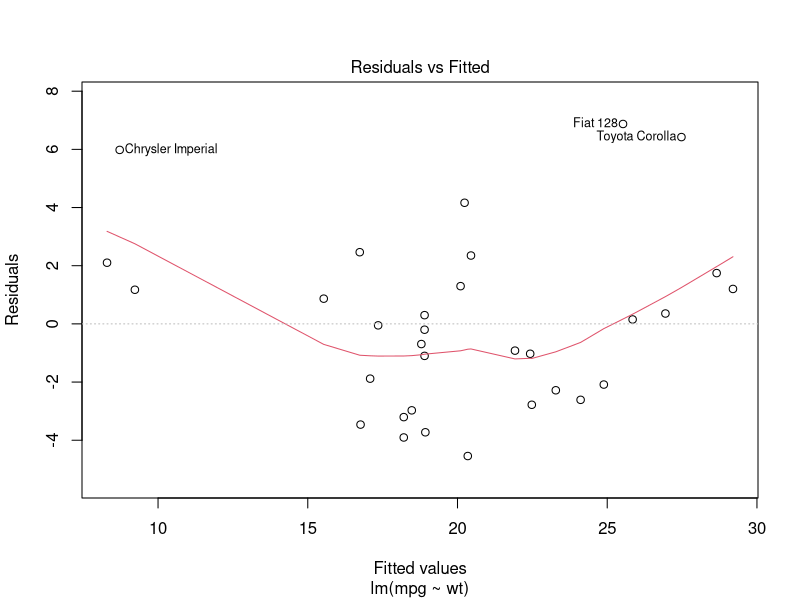
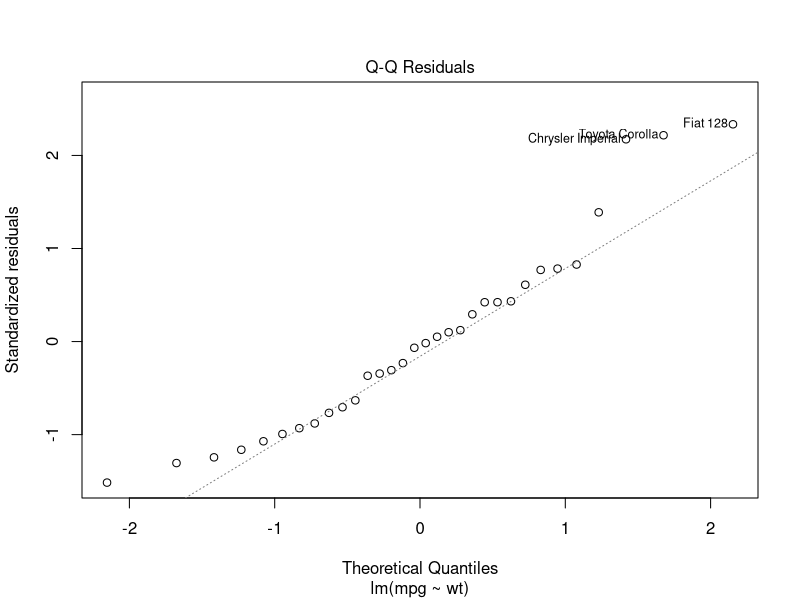
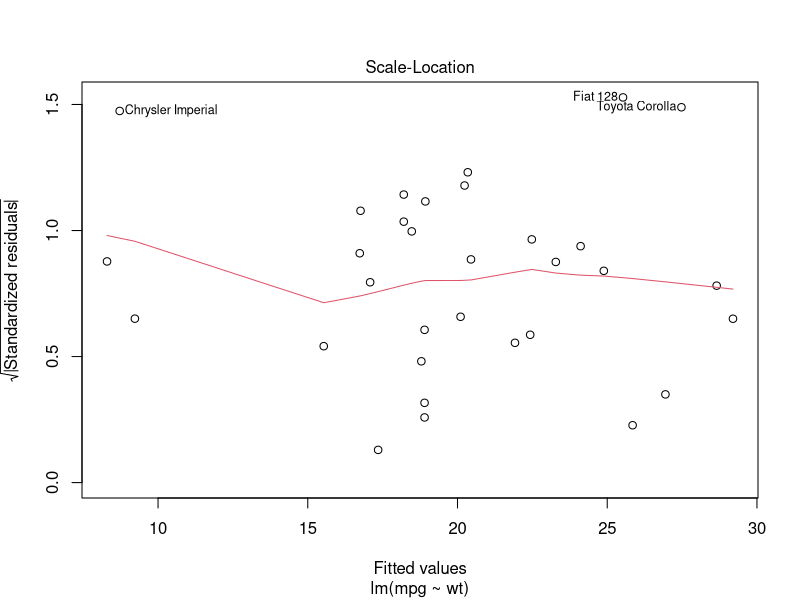
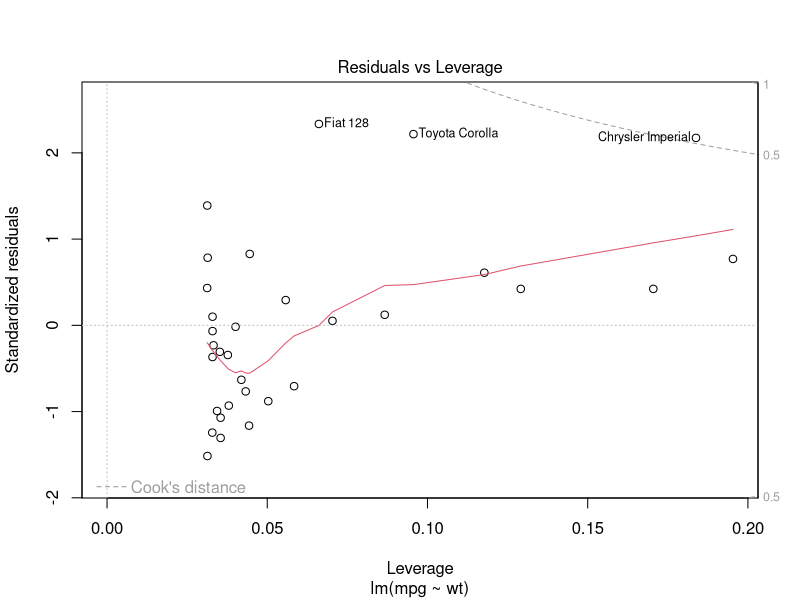
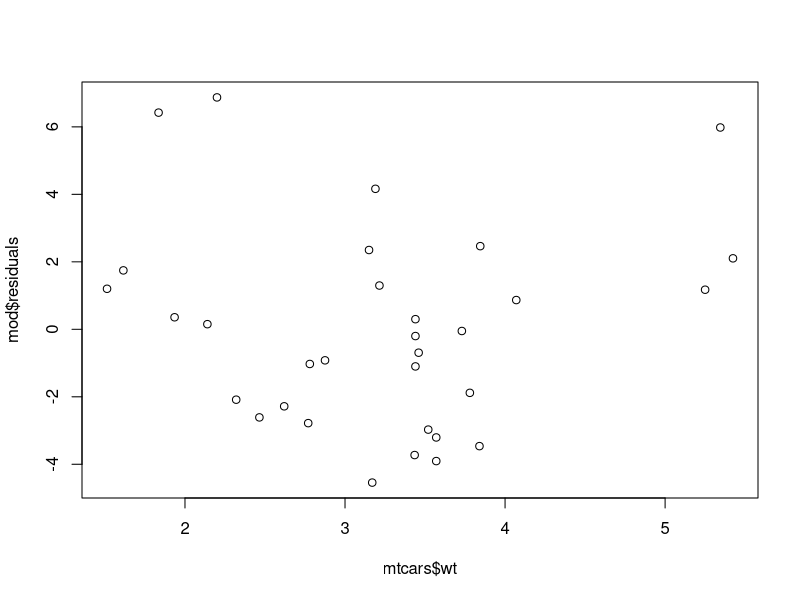
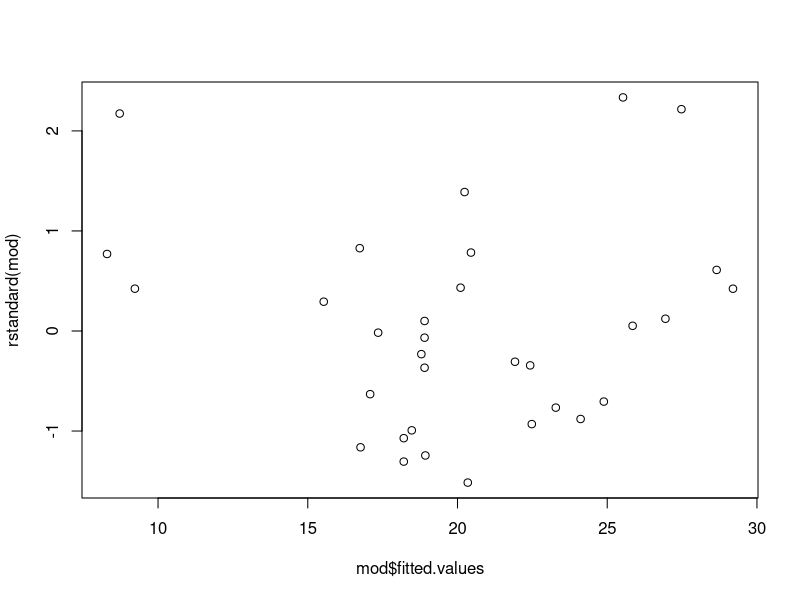
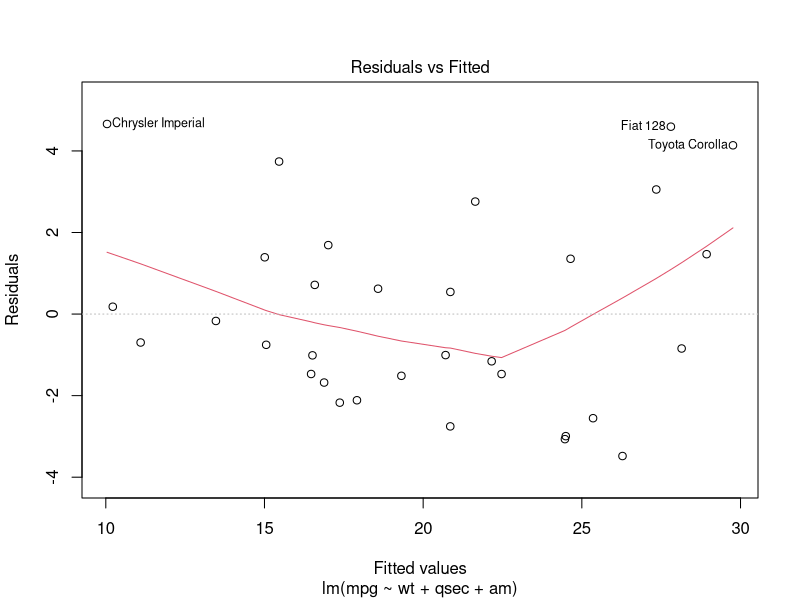
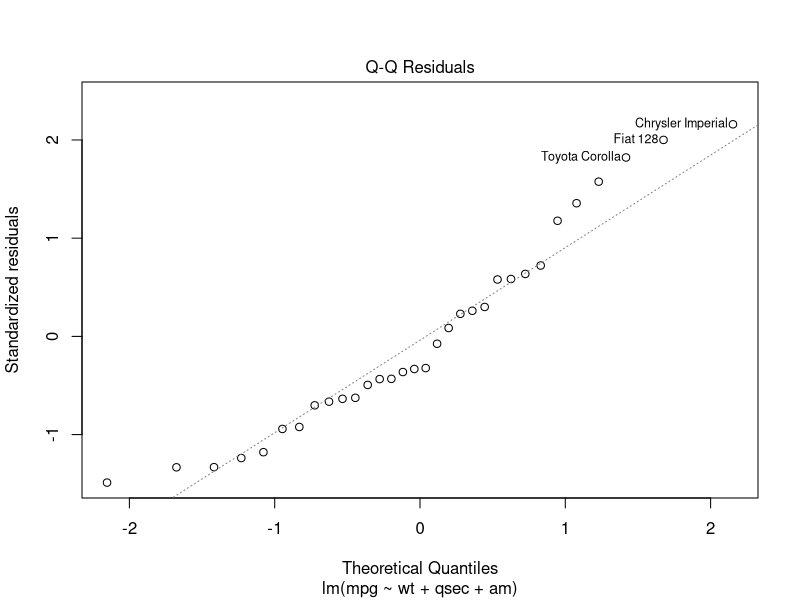

Here is the R script that generated these plots, in order:
## ---- chunk 1
knitr::opts_chunk$set(echo = TRUE)
## ---- chunk 2
data(mtcars)
mod = lm(mpg ~ wt, data = mtcars)
plot(mod)
## ---- chunk 3
plot(x = mtcars$wt, y = mod$residuals)
## ---- chunk 4
plot(x = mod$fitted.values, y = rstandard(mod))
## ---- chunk 5
shapiro.test(mod$residuals)
## ---- chunk 6
modaic = lm(mpg ~ wt + qsec + am, data = mtcars)
plot(modaic)
## ---- chunk 7
plot(x = modaic$fitted.values, y = rstandard(modaic))
## ---- chunk 8
shapiro.test(modaic$residuals)
## ---- chunk 9
plot(x = mtcars$wt, y = mtcars$mpg)
text(x = mtcars$wt, y = mtcars$mpg, labels = rownames(mtcars), cex = 0.8)
## ---- chunk 10
mtcars_light = subset(mtcars, wt < 5)
modlight = lm(mpg ~ wt, data = mtcars_light)
plot(modlight)
## ---- chunk 11
which(hatvalues(mod) > 2 * (1 + 1) / 32)
## ---- chunk 12
plot(x = mtcars$wt, y = mtcars$am)
## ---- chunk 13
modlogit = glm(am ~ wt, family = binomial, data = mtcars)
summary(modlogit)
## ---- chunk 14
plot(x = mtcars$wt, y = modlogit$fitted.values)
## ---- chunk 15
modprobit = glm(am ~ wt, family = binomial(link = probit), data = mtcars)
summary(modprobit)
## ---- chunk 16
plot(x = mtcars$wt, y = modprobit$fitted.values)
